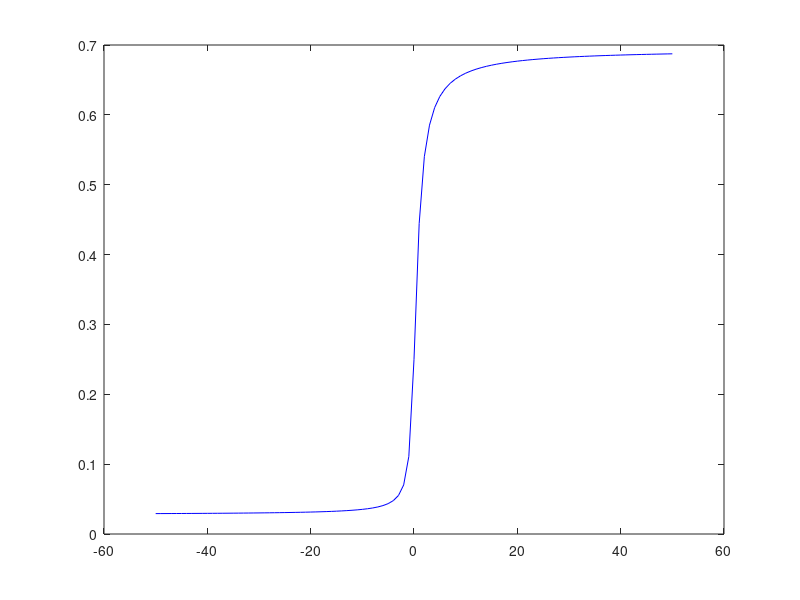

The MATLAB script that drew this image:
pii=(2/pi);
i=-50:50
epsilon=1.5;
y1=(0.5*(1+ pii*atan(i)./epsilon)).^2;
plot(i,y1,'b');
%epsilon=1.5;
%y2=0.5*(1+ pii*atan(i)./epsilon);
%hold on;
%plot(i,y2,'r');